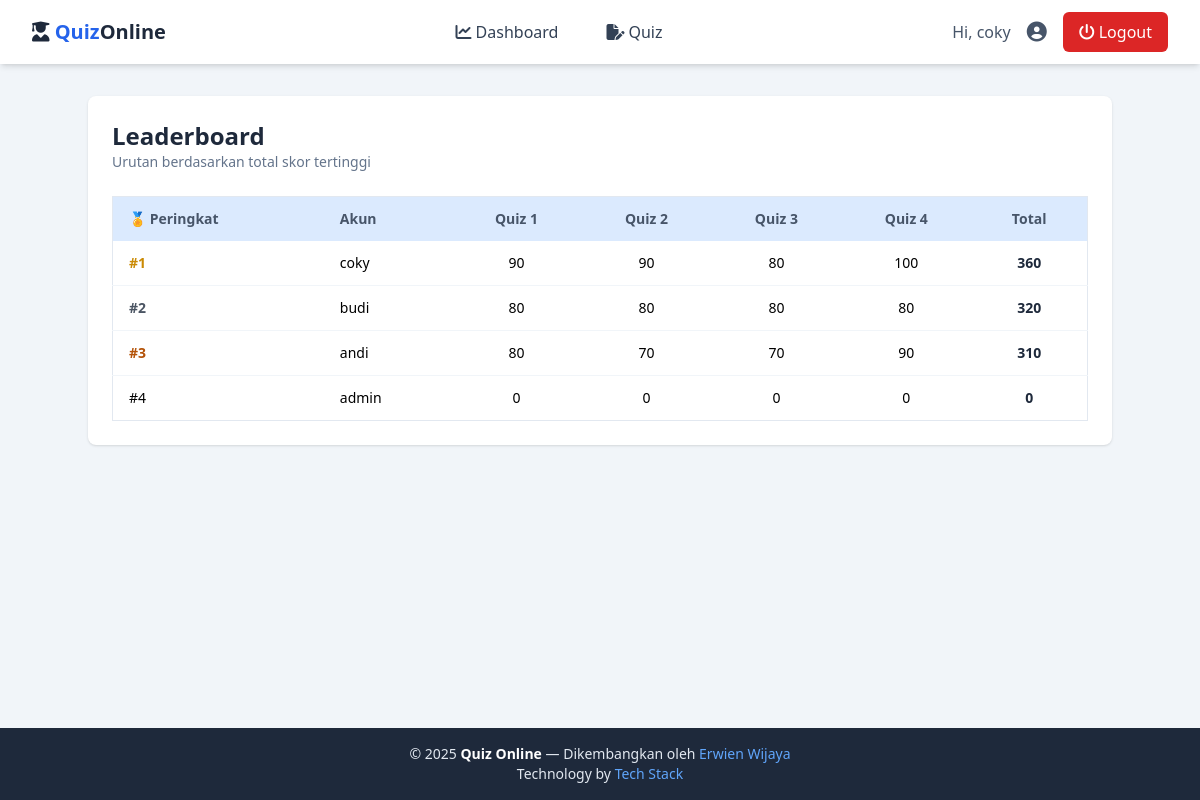
Page /leaderboard (signed in) on the committed database.
### app/models/user.py (models this page shows, shortened)
class User(db.Model):
    __tablename__ = "users"
    id = db.Column(db.Integer, primary_key=True)
    username = db.Column(db.String(80), unique=True,
                         nullable=False, index=True)
    password_hash = db.Column(db.String(255), nullable=False)
    nim = db.Column(db.String(20), nullable=True)
    firstname = db.Column(db.String(80), nullable=True)
    lastname = db.Column(db.String(120), nullable=True)
    created_at = db.Column(
        db.DateTime, default=datetime.utcnow, nullable=False)

### app/models/score.py (models this page shows, shortened)
class Score(db.Model):
    __tablename__ = "scores"
    id = db.Column(db.Integer, primary_key=True)
    user_id = db.Column(db.Integer, db.ForeignKey(
        "users.id"), unique=True, nullable=False)
    quiz_1 = db.Column(db.Integer, default=0, nullable=False)
    quiz_2 = db.Column(db.Integer, default=0, nullable=False)
    quiz_3 = db.Column(db.Integer, default=0, nullable=False)
    quiz_4 = db.Column(db.Integer, default=0, nullable=False)
    created_at = db.Column(
        db.DateTime, default=datetime.utcnow, nullable=False)
    updated_at = db.Column(db.DateTime, default=datetime.utcnow,
                           onupdate=datetime.utcnow, nullable=False)
    user = db.relationship("User", backref=db.backref("score", uselist=False))
    @property
    def total(self) -> int:
        return (self.quiz_1 or 0) + (self.quiz_2 or 0) + (self.quiz_3 or 0) + (self.quiz_4 or 0)

### app/routes/score_pages.py (the view)
        @pages_score_bp.get("/leaderboard")
        def leaderboard_page():
            repo = ScoreRepository()
            items = repo.list_all()
            return render_template("board_score.html", items=items)

### app/repositories/score_repository.py (called while the page is built)
    def list_all(self) -> List[Score]:
        return Score.query.join(User, User.id == Score.user_id)\
            .order_by((Score.quiz_1 + Score.quiz_2 + Score.quiz_3 + Score.quiz_4).desc(), User.username.asc())\
            .all()

### app/routes/score_pages.py (called while the page is built)
    @staticmethod
    def register_routes(pages_score_bp):
        @pages_score_bp.get("/leaderboard")
        def leaderboard_page():
            repo = ScoreRepository()
            items = repo.list_all()
            return render_template("board_score.html", items=items)

### app/templates/board_score.html (shortened to what this page needs)
{% extends "base.html" %}
{% block content %}
<div class="max-w-5xl mx-auto bg-white p-6 rounded-lg shadow">
  <div class="mb-6">
    <h2 class="text-2xl font-bold text-slate-800">Leaderboard</h2>
    <p class="text-slate-500 text-sm">Urutan berdasarkan total skor tertinggi</p>
  </div>
  <div class="overflow-x-auto">
    <table class="min-w-full text-sm rounded-lg border border-slate-200">
      <thead class="bg-blue-100 text-slate-600">
        <tr>
          <th class="px-4 py-3 text-left">🏅 Peringkat</th>
          <th class="px-4 py-3 text-left">Akun</th>
          <th class="px-4 py-3 text-center">Quiz 1</th>
          <th class="px-4 py-3 text-center">Quiz 2</th>
          <th class="px-4 py-3 text-center">Quiz 3</th>
          <th class="px-4 py-3 text-center">Quiz 4</th>
          <th class="px-4 py-3 text-center">Total</th>
        </tr>
      </thead>
      <tbody class="divide-y divide-slate-100">
        {% for s in items %}
        <tr class="hover:bg-slate-50">
          <td class="px-4 py-3 font-medium">
            {% set rank = loop.index %}
            {% if rank == 1 %}<span class="text-yellow-600 font-bold">#1</span>
            {% elif rank == 2 %}<span class="text-gray-600 font-bold">#2</span>
            {% elif rank == 3 %}<span class="text-amber-700 font-bold">#3</span>
            {% else %}#{{ rank }}{% endif %}
          </td>
          <td class="px-4 py-3">{{ s.user.username if s.user else ('User #' ~ s.user_id) }}</td>
          <td class="px-4 py-3 text-center">{{ s.quiz_1 }}</td>
          <td class="px-4 py-3 text-center">{{ s.quiz_2 }}</td>
          <td class="px-4 py-3 text-center">{{ s.quiz_3 }}</td>
          <td class="px-4 py-3 text-center">{{ s.quiz_4 }}</td>
          <td class="px-4 py-3 text-center font-semibold text-slate-800">{{ s.total }}</td>
        </tr>
        {% else %}
        <tr>
          <td colspan="7" class="px-4 py-6 text-center text-slate-500">
            Belum ada skor.
          </td>
        </tr>
        {% endfor %}
      </tbody>
    </table>
  </div>
</div>
{% endblock %}

### app/templates/layouts/navbar.html (shortened to what this page needs)
<nav class="fixed top-0 left-0 w-full bg-white shadow-md z-50">
  <div class="max-w-7xl mx-auto px-4 sm:px-6 lg:px-8">
    <div class="flex justify-between items-center h-16">
      <a href="/" class="text-xl font-semibold text-blue-600 hover:text-blue-700">
        <i class="fas fa-user-graduate text-xl text-slate-800"></i> Quiz<span class="text-slate-800">Online</span>
      </a>
        <div class="flex items-center space-x-4">
          {% if current_user %}
            <a href="{{ url_for('dashboard_pages.dashboard_page') }}"
              class="px-4 py-2 text-slate-700 hover:text-blue-600 hover:bg-blue-50 rounded-md transition">
              <i class="fa-solid fa-chart-line mr-1"></i>Dashboard
            </a>
            <a href="{{ url_for('quiz_page') }}"
              class="px-4 py-2 text-slate-700 hover:text-blue-600 hover:bg-blue-50 rounded-md transition">
              <i class="fa-solid fa-file-pen mr-1"></i></i>Quiz
            </a>
          {% endif %}
        </div>
      <div class="flex items-center space-x-4">
          {% if current_user %}
            <span class="text-slate-600 hidden sm:inline">Hi, {{ current_user.username }}</span>
            <div class="flex-1">
              <div class="relative group">
                  <div
                      class="text-slate-600 hover:text-blue-600
                            transition-transform duration-300 hover:scale-125 cursor-pointer"
                  >
                    <a href="{{ url_for('profile_page') }}">
                      <i class="fas fa-user-circle text-xl"></i>
                    </a>
                  </div>
              </div>
            </div>
            <button id="btn-logout"
                    class="px-4 py-2 bg-red-600 text-white rounded-md hover:bg-red-700 transition">
              <i class="fa-solid fa-power-off mr-1"></i>Logout
            </button>
          {% endif %}
      </div>
    </div>
  </div>
</nav>

### rows in the picture
User: username "coky"
Score: shows "#1", user "coky", quiz_1 "90", quiz_2 "90", quiz_3 "80", quiz_4 "100", total "360"
Score: shows "#2", user "budi", quiz_1 "80", quiz_2 "80", quiz_3 "80", quiz_4 "80", total "320"
Score: shows "#3", user "andi", quiz_1 "80", quiz_2 "70", quiz_3 "70", quiz_4 "90", total "310"
Score: id "4", user "admin", quiz_1 "0", quiz_2 "0", quiz_3 "0", quiz_4 "0", total "0"
